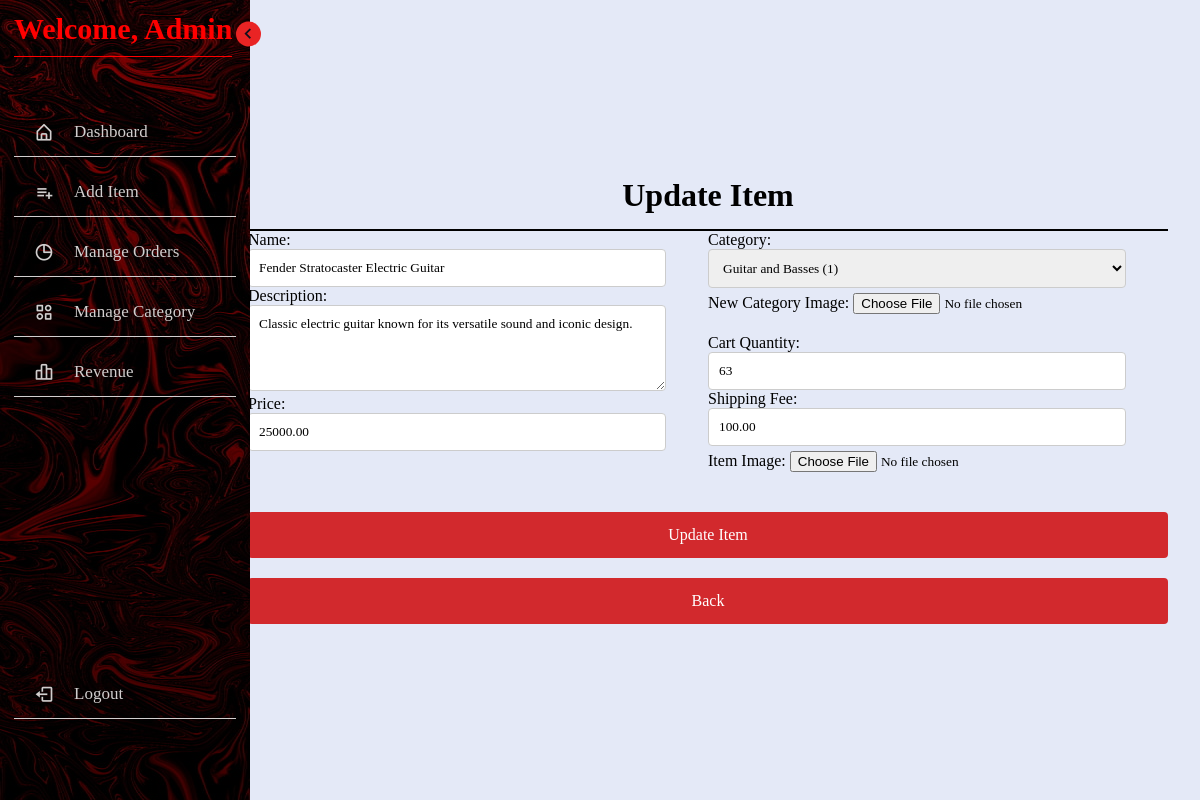
/admin/update_item.php?id=1 (signed in), run on the app's committed database.
### tables this page shows
CREATE TABLE `items` (
  `id` int(11) NOT NULL,
  `name` varchar(255) NOT NULL,
  `description` text DEFAULT NULL,
  `price` decimal(10,2) NOT NULL,
  `item_image` varchar(255) DEFAULT NULL,
  `average_rating` decimal(3,2) DEFAULT 0.00,
  `total_reviews` int(11) DEFAULT 0,
  `sold` int(11) DEFAULT 0,
  `shipping_fee` decimal(10,2) DEFAULT 0.00,
  `quantity` int(11) DEFAULT 0,
  `status` varchar(10) DEFAULT 'In Stock',
  `quantity_available` int(11) DEFAULT 0
);

### admin/update_item.php (the view, shortened to what this page needs)
<?php
require_once('config.php');
$item_id = $_GET['id'] ?? null;
$sql_item = "SELECT * FROM items WHERE id='$item_id'";
$result_item = $conn->query($sql_item);
$item_data = $result_item->fetch_assoc();
$sql_item_category = "SELECT category_id FROM item_categories WHERE item_id='$item_id'";
$result_item_category = $conn->query($sql_item_category);
$item_category_data = $result_item_category->fetch_assoc();
$item_category_id = $item_category_data['category_id'];
$sql_categories = "SELECT * FROM categories";
$result_categories = $conn->query($sql_categories);
$categories = array();
if ($result_categories->num_rows > 0) {
    while ($row = $result_categories->fetch_assoc()) {
        $categories[$row['id']] = $row['name'];
    }
}
?>
<!DOCTYPE html>
<html lang="en">
<head>
</head>
<body>
<?php include 'header.php'; ?>
    <div class="container">
        <h1>Update Item</h1>
        <form id="updateForm" action="update_item.php" method="POST" enctype="multipart/form-data">
            <div class="container-group">
                <label for="name">Name:</label>
                <input type="text" id="name" name="name" value="<?php echo $item_data['name']; ?>" required>
                <label for="description">Description:</label>
                <textarea id="description" name="description" rows="4" required><?php echo $item_data['description']; ?></textarea>
                <label for="price">Price:</label>
                <input type="text" id="price" name="price" value="<?php echo $item_data['price']; ?>" required>
            </div>
            <div class="container-group">
                <label for="category">Category:</label>
                <select id="category" name="category">
                    <?php
                    foreach ($categories as $id => $name) {
                        $selected = ($id == $item_category_id) ? 'selected' : '';
                        echo "<option value='$id' $selected>$name ($id)</option>";
                    }
                    ?>
                </select>
                <label for="new_category_image">New Category Image:</label>
                <input type="file" id="new_category_image" name="new_category_image" accept="image/*">
                <br><label for="quantity">Cart Quantity:</label>
                <input type="number" id="quantity" name="quantity" value="<?php echo $item_data['quantity']; ?>" required>
                <label for="shipping_fee">Shipping Fee:</label>
                <input type="text" id="shipping_fee" name="shipping_fee" value="<?php echo $item_data['shipping_fee']; ?>" required>
                <label for="item_image">Item Image:</label>
                <input type="file" id="item_image" name="item_image" accept="image/*">
            </div>
                <input type="submit" value="Update Item">
                <input type="button" id="backButton" value="Back">
        </form>
    </div>
</body>
</html>

### data on the page
items: name "Fender Stratocaster Electric Guitar", description "Classic electric guitar known for its versatile sound and iconic design.", price "25000.00", quantity "63", shipping_fee "100.00"

### other printed values
form field category "Guitar and Basses (1)"
